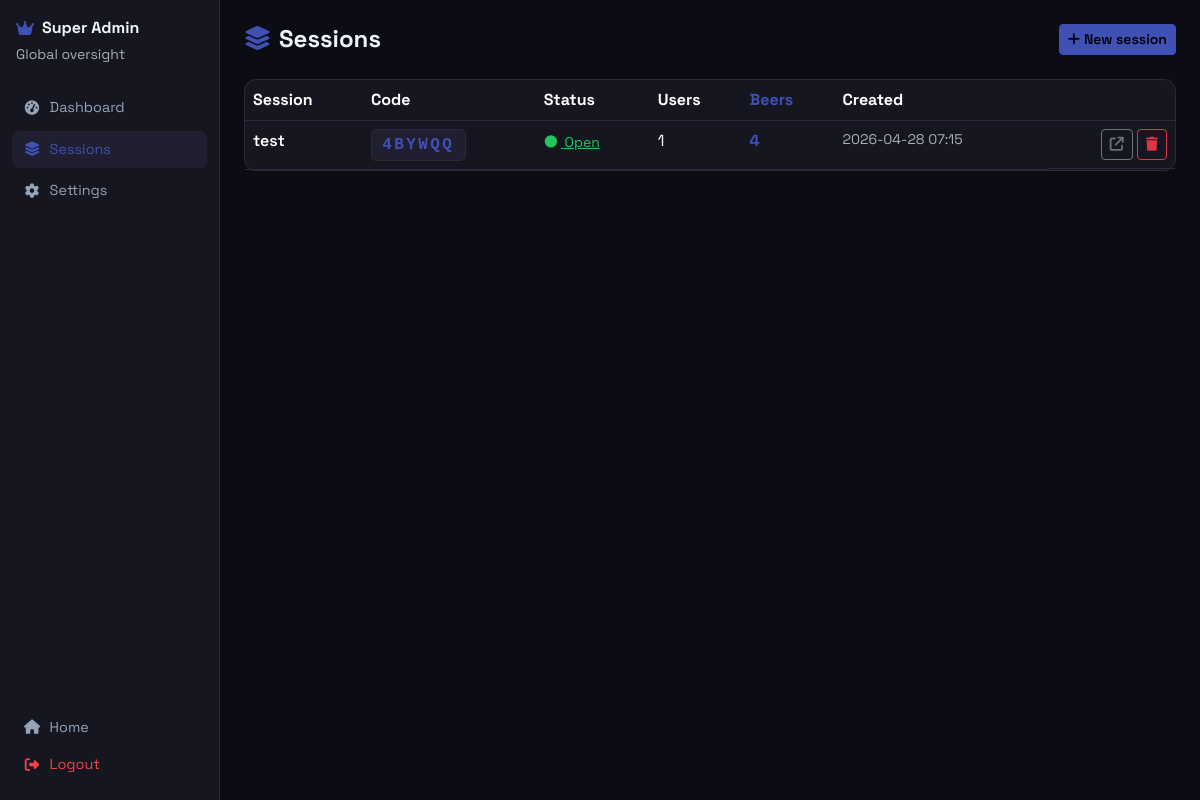
Screenshot of /superadmin/sessions (signed in) with the database file from the repository.
### models.py (models this page shows, shortened)
class DrinkSession(db.Model):
    __tablename__ = 'drink_session'
    id             = db.Column(db.Integer,    primary_key=True)
    code           = db.Column(db.String(6),  unique=True, nullable=False, index=True)
    name           = db.Column(db.String(100), nullable=False)
    chart_title    = db.Column(db.String(140), nullable=True)
    drink_label    = db.Column(db.String(60),  nullable=True)
    vomit_enabled  = db.Column(db.Boolean,    default=True, nullable=True)
    password_hash  = db.Column(db.String(256), nullable=False)
    is_open        = db.Column(db.Boolean,    default=True,  nullable=False)
    created_at     = db.Column(db.DateTime,   default=datetime.utcnow, nullable=False)
    users  = db.relationship('User',  back_populates='session', cascade='all, delete-orphan')
    teams  = db.relationship('Team',  back_populates='session', cascade='all, delete-orphan')
    drinks = db.relationship('Drink', back_populates='session', cascade='all, delete-orphan')

### blueprints/superadmin.py (the view)
@superadmin_bp.route('/sessions')
@superadmin_required
def sessions():
    all_sessions = DrinkSession.query.order_by(DrinkSession.created_at.desc()).all()
    for s in all_sessions:
        s.user_count = User.query.filter_by(session_id=s.id).count()
        s.beer_count = Drink.query.filter_by(session_id=s.id, kind='beer').count()
    return render_template(
        'superadmin/sessions.html',
        sessions=all_sessions,
        chart_title_default=current_app.config.get('CHART_TITLE_DEFAULT', 'Beer Counter'),
        drink_label_default=current_app.config.get('DRINK_LABEL_DEFAULT', 'Beers'),
        vomit_enabled_default=current_app.config.get('VOMIT_ENABLED_DEFAULT', True)
    )

### blueprints/superadmin.py (called while the page is built)
def superadmin_required(f):
    @wraps(f)
    def decorated(*args, **kwargs):
        if not session.get('superadmin'):
            return redirect(url_for('superadmin.login'))
        return f(*args, **kwargs)
    return decorated

### templates/superadmin/sessions.html (shortened to what this page needs)
{% extends 'superadmin/base.html' %}
{% block content %}
<div class="d-flex align-items-center justify-content-between mb-4">
    <h4 class="fw-bold mb-0"><i class="fas fa-layer-group text-amber me-2"></i>Sessions</h4>
    <button class="btn btn-amber btn-sm" data-bs-toggle="modal" data-bs-target="#createSessionModal">
        <i class="fas fa-plus me-1"></i>New session
    </button>
</div>
<div class="card mb-4">
    <div class="table-responsive">
        <table class="table table-hover mb-0">
            <thead>
                <tr>
                    <th>Session</th>
                    <th>Code</th>
                    <th>Status</th>
                    <th>Users</th>
                    <th class="text-amber">Beers</th>
                    <th>Created</th>
                    <th></th>
                </tr>
            </thead>
            <tbody>
                {% for s in sessions %}
                <tr id="session-row-{{ s.id }}">
                    <td class="fw-semibold">{{ s.name }}</td>
                    <td><span class="session-code">{{ s.code }}</span></td>
                    <td>
                        <button class="btn btn-sm btn-link p-0 {% if s.is_open %}status-open{% else %}status-closed{% endif %}"
                                onclick="toggleSession({{ s.id }}, this)">
                            <span>{{ 'Open' if s.is_open else 'Closed' }}</span>
                        </button>
                    </td>
                    <td>{{ s.user_count }}</td>
                    <td class="text-amber fw-bold">{{ s.beer_count }}</td>
                    <td class="text-muted small">{{ s.created_at.strftime('%Y-%m-%d %H:%M') }}</td>
                    <td class="text-end d-flex gap-1 justify-content-end">
                        <a href="{{ url_for('admin.dashboard', code=s.code) }}"
                           class="btn btn-sm btn-outline-secondary" target="_blank" title="Open admin">
                            <i class="fas fa-arrow-up-right-from-square"></i>
                        </a>
                        <button class="btn btn-sm btn-outline-danger"
                                onclick="deleteSession({{ s.id }}, '{{ s.name }}')"
                                title="Delete session">
                            <i class="fas fa-trash"></i>
                        </button>
                    </td>
                </tr>
                {% else %}
                <tr><td colspan="7" class="text-muted text-center py-4">No sessions yet.</td></tr>
                {% endfor %}
            </tbody>
        </table>
    </div>
</div>
{% endblock %}

### static/style.css (style rules this page uses)
:root { --amber: #3f51b5; --amber-light: #5c6bc0; --amber-dark: #303f9f; --bg-base: #0c0c14; --bg-surface: #161621; --bg-elevated: #1f1f30; --border: #2a2a3a; --text-muted: #64748b; }
body { background-color: var(--bg-base); color: #f1f5f9; font-family: 'Space Grotesk', system-ui, -apple-system, BlinkMacSystemFont, sans-serif; }
.btn-amber { background-color: var(--amber); border-color: var(--amber); color: #000; font-weight: 600; }
.text-amber { color: var(--amber) !important; }
.card { background-color: var(--bg-surface); border: 1px solid var(--border); border-radius: 0.75rem; }
.session-code { font-family: 'Courier New', Courier, monospace; font-weight: 700; font-size: 1rem; color: var(--amber); background-color: var(--bg-elevated); border: 1px solid var(--border); padding: 0.2rem 0.65rem; border-radius: 0.35rem; letter-spacing: 0.15em; display: inline-block; }
.status-open { color: #22c55e; }
.table { --bs-table-bg: transparent; --bs-table-border-color: var(--border); color: #f1f5f9; }

### rows the page displays
DrinkSession: name "test", code "4BYWQQ", is_open "Open", user_count "1", beer_count "4", created_at "2026-04-28 07:15"
